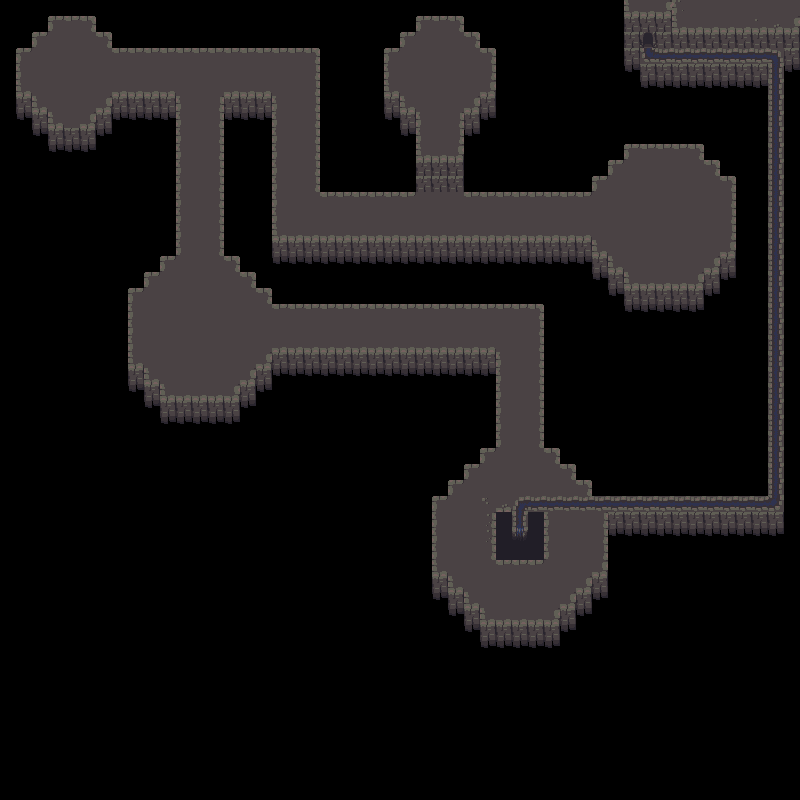

This is a level from a 2D game, rendered from its Tiled map with the project's own tilesets. A one-line summary and the map file follow, with tile-layer data summarised:
An orthogonal 50x50 tile map with 16x16 px tiles, 2 tile layers (Background 1, Foreground 1), 7 hidden layers not drawn, 4 tilesets.

<map version="1.0" orientation="orthogonal" renderorder="right-down" width="50" height="50" tilewidth="16" tileheight="16" nextobjectid="1">
 <tileset firstgid="1" name="Coloured Magic Tiles" tilewidth="16" tileheight="16" tilecount="100" columns="10">
  <image source="../Coloured Magic Tiles.png" width="160" height="160" />
  <tile id="0">
   <properties>
    <property name="start" value="" />
   </properties>
  </tile>
  <tile id="1">
   <properties>
    <property name="win" value="" />
   </properties>
  </tile>
  <tile id="2">
   <properties>
    <property name="key" value="" />
   </properties>
  </tile>
  <tile id="3">
   <properties>
    <property name="door" value="" />
   </properties>
  </tile>
  <tile id="4">
   <properties>
    <property name="chest" value="" />
   </properties>
  </tile>
  <tile id="6">
   <properties>
    <property name="fastblob" value="" />
   </properties>
  </tile>
  <tile id="7">
   <properties>
    <property name="followblob" value="" />
   </properties>
  </tile>
  <tile id="8">
   <properties>
    <property name="armouredblob" value="" />
   </properties>
  </tile>
  <tile id="9">
   <properties>
    <property name="blob" value="" />
   </properties>
  </tile>
  <tile id="10">
   <properties>
    <property name="dialog" value="follow the stream" />
   </properties>
  </tile>
  <tile id="12">
   <properties>
    <property name="blocked" value="" />
   </properties>
  </tile>
  <tile id="99">
   <properties>
    <property name="walkable" value="" />
   </properties>
  </tile>
 </tileset>
 <tileset firstgid="101" name="Dungeon_new_green_gutter" tilewidth="16" tileheight="16" spacing="2" margin="1" tilecount="288" columns="24">
  <image source="../Dungeon_new_green_gutter.png" width="432" height="216" />
  <tile id="83">
   <properties>
    <property name="void" value="" />
   </properties>
  </tile>
 </tileset>
 <tileset firstgid="389" name="Dungeon_new_brown_gutter" tilewidth="16" tileheight="16" spacing="2" margin="1" tilecount="288" columns="24">
  <image source="../Dungeon_new_brown_gutter.png" width="432" height="216" />
  <tile id="83">
   <properties>
    <property name="void" value="" />
   </properties>
  </tile>
 </tileset>
 <tileset firstgid="677" name="Dungeon_new_gutter" tilewidth="16" tileheight="16" spacing="2" margin="1" tilecount="288" columns="24">
  <image source="../Dungeon_new_gutter.png" width="432" height="216" />
  <tile id="83">
   <properties>
    <property name="void" value="" />
   </properties>
  </tile>
 </tileset>
 <layer name="Background 0" width="50" height="50" visible="0">
  <data>[2500 cells, 4 non-empty, 1 distinct tile ids]</data>
 </layer>
 <layer name="Foreground 0" width="50" height="50" visible="0">
  <data>[2500 cells, 638 non-empty, 24 distinct tile ids]</data>
 </layer>
 <layer name="Collision0" width="50" height="50" visible="0">
  <data>[2500 cells, 2500 non-empty, 7 distinct tile ids]</data>
 </layer>
 <layer name="Background 1" width="50" height="50">
  <data>[2500 cells, 1 non-empty, 1 distinct tile ids]</data>
 </layer>
 <layer name="Foreground 1" width="50" height="50">
  <data>[2500 cells, 816 non-empty, 32 distinct tile ids]</data>
 </layer>
 <layer name="Collision1" width="50" height="50" visible="0">
  <data>[2500 cells, 2500 non-empty, 9 distinct tile ids]</data>
 </layer>
 <layer name="Background 2" width="50" height="50" visible="0">
  <data>[2500 cells, 0 non-empty, 0 distinct tile ids]</data>
 </layer>
 <layer name="Foreground 2" width="50" height="50" visible="0">
  <data>[2500 cells, 673 non-empty, 11 distinct tile ids]</data>
 </layer>
 <layer name="Collision2" width="50" height="50" visible="0">
  <data>[2500 cells, 2500 non-empty, 6 distinct tile ids]</data>
 </layer>
</map>
